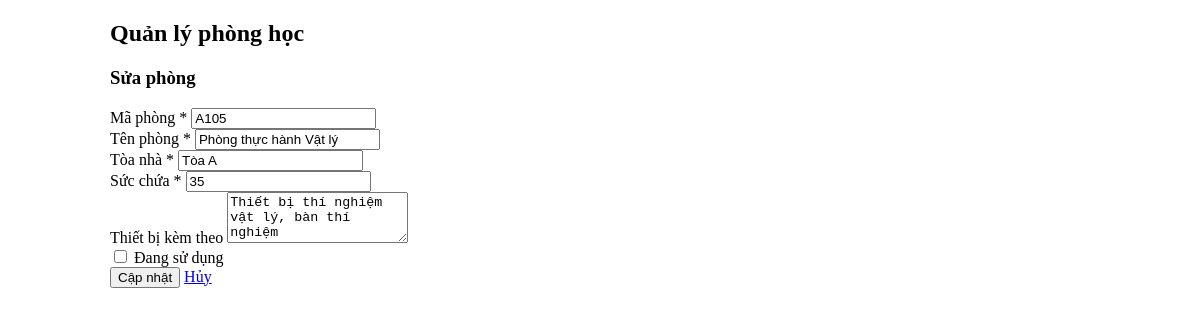
Screenshot of /index_old.php?a=edit_form&id=6 with the database file from the repository.
### tables this page shows
CREATE TABLE IF NOT EXISTS rooms (
    id INT AUTO_INCREMENT PRIMARY KEY,
    code VARCHAR(50) NOT NULL UNIQUE COMMENT 'Mã phòng (VD: P101, A201)',
    name VARCHAR(120) NOT NULL COMMENT 'Tên phòng học',
    capacity INT NOT NULL DEFAULT 0 COMMENT 'Sức chứa (số người)',
    building VARCHAR(80) NOT NULL COMMENT 'Tòa nhà (VD: Tòa A, Tòa B)',
    equipment TEXT NULL COMMENT 'Thiết bị kèm theo (máy chiếu, máy lạnh...)',
    is_active TINYINT(1) NOT NULL DEFAULT 1 COMMENT 'Trạng thái: 1=Đang dùng, 0=Ngừng dùng',
    created_at TIMESTAMP DEFAULT CURRENT_TIMESTAMP,
    updated_at TIMESTAMP DEFAULT CURRENT_TIMESTAMP ON UPDATE CURRENT_TIMESTAMP,
    INDEX idx_code (code),
    INDEX idx_is_active (is_active)
);

### index_old.php (the view, shortened to what this page needs)
<?php
function db(): PDO {
    static $pdo;
    if (!$pdo) {
        $pdo = new PDO("mysql:host=".DB_HOST.";dbname=".DB_NAME.";charset=utf8mb4", DB_USER, DB_PASS, [
            PDO::ATTR_ERRMODE => PDO::ERRMODE_EXCEPTION,
            PDO::ATTR_DEFAULT_FETCH_MODE => PDO::FETCH_ASSOC
        ]);
    }
    return $pdo;
}
function e($s){ return htmlspecialchars($s ?? '', ENT_QUOTES, 'UTF-8'); }
$action = $_GET['a'] ?? 'list';
if ($action === 'edit_form') {
    if (!isset($room)) {
        $id = (int)($_GET['id'] ?? 0);
        $stmt = db()->prepare("SELECT * FROM rooms WHERE id=?");
        $stmt->execute([$id]);
        $room = $stmt->fetch();
    }
}
?>
<!doctype html>
<html lang="vi">
<head>
<link rel="stylesheet" href="https://unpkg.com/mVP.css">
</head>
<body>
<div class="container">
    <h2>Quản lý phòng học</h2>
    <?php if ($action === 'create_form' || $action === 'edit_form'): ?>
        <?php $is_edit = $action === 'edit_form'; ?>
        <h3><?= $is_edit ? 'Sửa phòng' : 'Thêm phòng' ?></h3>
        <form method="post" action="index.php?a=<?= $is_edit ? 'update' : 'create' ?>">
            <div>
                <label>Mã phòng *</label>
                <input type="text" name="code" value="<?= e($room['code']) ?>" required>
            </div>
            <div>
                <label>Tên phòng *</label>
                <input type="text" name="name" value="<?= e($room['name']) ?>" required>
            </div>
            <div>
                <label>Tòa nhà *</label>
                <input type="text" name="building" value="<?= e($room['building']) ?>" required>
            </div>
            <div>
                <label>Sức chứa *</label>
                <input type="number" min="0" name="capacity" value="<?= e($room['capacity']) ?>" required>
            </div>
            <div>
                <label>Thiết bị kèm theo</label>
                <textarea name="equipment" rows="3"><?= e($room['equipment']) ?></textarea>
            </div>
            <div>
                <label>
                    <input type="checkbox" name="is_active" value="1" <?= !empty($room['is_active']) ? 'checked' : '' ?>>
                    Đang sử dụng
                </label>
            </div>
            <div>
                <button type="submit"><?= $is_edit ? 'Cập nhật' : 'Thêm mới' ?></button>
                <a class="button secondary" href="index.php">Hủy</a>
            </div>
        </form>
    <?php endif; ?>
</div>
</body>
</html>

### index_old.php (style rules this page uses)
.container { max-width:980px;margin:20px auto;padding:0 12px }

### rows the page displays
rooms: code "A105", name "Phòng thực hành Vật lý", building "Tòa A", capacity "35", equipment "Thiết bị thí nghiệm vật lý, bàn thí nghiệm"
